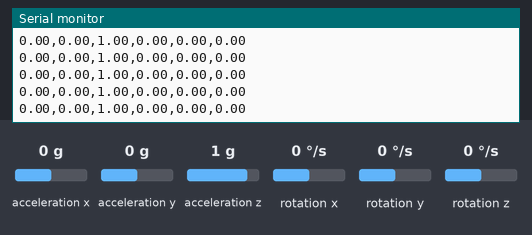
This sketch was run on a simulated Arduino Nano 33 BLE. Shown: the last lines printed to the serial monitor. The test bench sets the inputs (shaded band); at power-on: acceleration x 0 g, acceleration y 0 g, acceleration z 1 g, rotation x 0 °/s, rotation y 0 °/s, rotation z 0 °/s.

Above: at 1.2 s.
1.3 s: acceleration x set to -1.4 g
At 2.0 s:
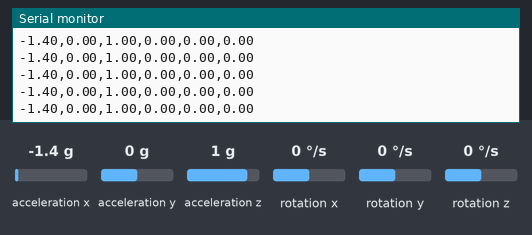
2.8 s: acceleration y set to -1.4 g
At 3.4 s:
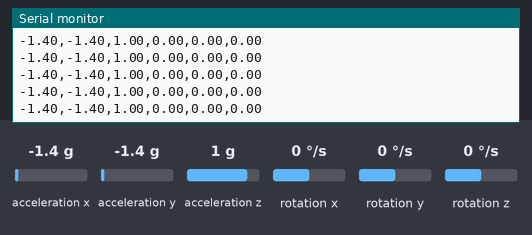
4.3 s: acceleration z set to -1.4 g
At 4.9 s:
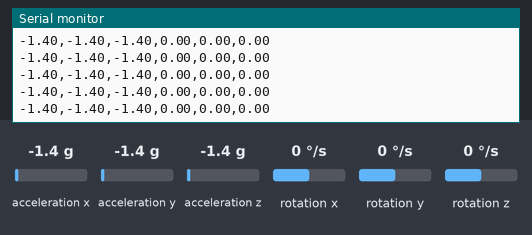
5.8 s: rotation x set to -192 °/s
At 6.4 s:
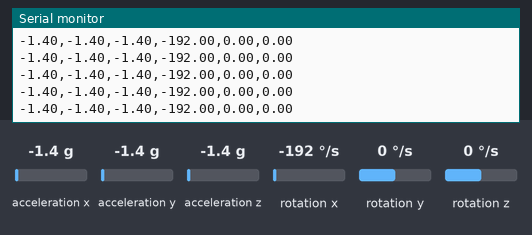
7.3 s: rotation y set to -192 °/s
At 8.2 s:
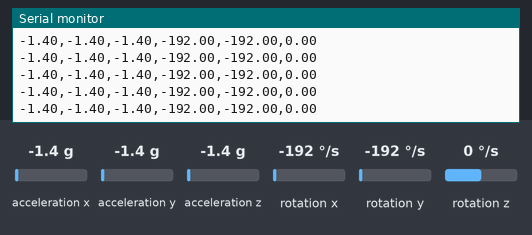

The sketch:

imu_data_collection.ino
```cpp
/*
  This program reads accelerometer and gyroscope data from the
  onboard BMI270 IMU and prints it to the Serial Monitor
  in a CSV (Comma-Separated Value) format.
  This data will be used to design our posture detection algorithm.
*/

#include <Arduino_BMI270_BMM150.h> // Include the library for the IMU

// Define the sampling period in milliseconds.
// 1000ms / 10ms = 100 Hz (100 samples per second).
// balance between responsiveness and not flooding the serial port.
const int SAMPLING_PERIOD_MS = 10;

void setup() {
  Serial.begin(115200); // Use a fast baud rate for data transfer
  while (!Serial); // Wait for serial monitor to open

  // Initialize the IMU
  if (!IMU.begin()) {
    Serial.println("Failed to initialize IMU!");
    while (1); // Halt the program
  }

  Serial.println("IMU initialized. Starting data collection...");
  Serial.println("ax,ay,az,gx,gy,gz"); // Print CSV header
}

void loop() {
  float ax, ay, az, gx, gy, gz;

  // Check if both accelerometer and gyroscope data are available
  if (IMU.accelerationAvailable() && IMU.gyroscopeAvailable()) {
    // Read the sensor data
    IMU.readAcceleration(ax, ay, az);
    IMU.readGyroscope(gx, gy, gz);

    // Print the data as a single CSV line
    Serial.print(ax);
    Serial.print(",");
    Serial.print(ay);
    Serial.print(",");
    Serial.print(az);
    Serial.print(",");
    Serial.print(gx);
    Serial.print(",");
    Serial.print(gy);
    Serial.print(",");
    Serial.println(gz);
  }

  // Wait for the next sampling interval
  delay(SAMPLING_PERIOD_MS);
}
```

Measured:
- after the input at 1.3 s, the serial monitor: prints a new line at once (image 1)
- after the input at 2.8 s, the serial monitor: prints a new line at once (image 2)
- after the input at 4.3 s, the serial monitor: prints a new line at once (image 3)
- after the input at 5.8 s, the serial monitor: prints a new line at once (image 4)
- after the input at 7.3 s, the serial monitor: prints a new line at once (image 5)
